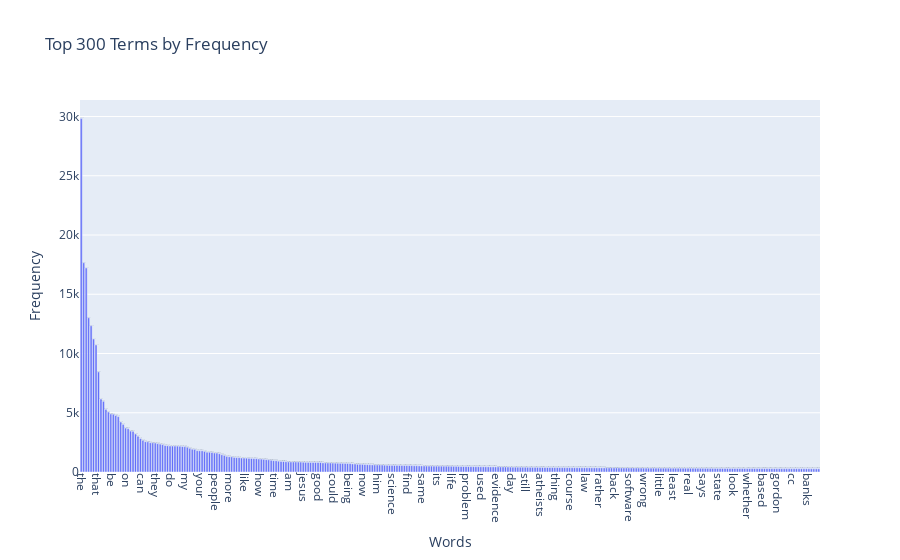

Notebook code for this chart:
### Markdown cell above
### >>> **Exercise 14 (take home):** 
Additionally, you can attempt to sort the terms on the `x-axis` by frequency instead of in alphabetical order. This way the visualization is more meaninfgul and you will be able to observe the so called [long tail](https://en.wikipedia.org/wiki/Long_tail) (get familiar with this term since it will appear a lot in data mining and other statistics courses). see picture below

![alt txt](https://upload.wikimedia.org/wikipedia/commons/thumb/8/8a/Long_tail.svg/1000px-Long_tail.svg.png)

### Code cell
# Answer here
import plotly.express as px
import pandas as pd
import numpy as np

# 假設 term_frequencies 和 count_vect 已經定義

# 計算每個詞的頻率
word_frequencies = np.asarray(X_counts.sum(axis=0)).flatten()

# 根據頻率排序詞彙
sorted_indices = np.argsort(word_frequencies)[::-1]  # 逆向排序，從高到低
sorted_terms = count_vect.get_feature_names_out()[sorted_indices]
sorted_frequencies = word_frequencies[sorted_indices]

# 創建 DataFrame 來進行可視化
df_sorted = pd.DataFrame({
    'Term': sorted_terms[:300],  # 顯示前 300 個詞
    'Frequency': sorted_frequencies[:300]  # 對應的頻率
})

# 使用 Plotly 畫條形圖
fig = px.bar(df_sorted, 
             x='Term', 
             y='Frequency', 
             title='Top 300 Terms by Frequency', 
             labels={'Term': 'Words', 'Frequency': 'Frequency'},
             text='Frequency')  # 在條形上顯示頻率

# 調整 X 軸標籤的顯示角度
fig.update_xaxes(tickangle=90)

# 顯示圖表
fig.show()

### Figure 1 — Plotly figure (JSON) as saved in the notebook; plotly's stock layout.template omitted (floating-point values rounded to 4 significant figures; data arrays with more than 128 entries replaced by an {"elided": "..."} marker saying what was removed)
{"data": [{"hovertemplate": "Words=%{x}<br>Frequency=%{text}<extra></extra>", "legendgroup": "", "marker": {"color": "#636efa", "pattern": {"shape": ""}}, "name": "", "orientation": "v", "showlegend": false, "text": {"elided": "300 float values"}, "textposition": "auto", "type": "bar", "x": {"elided": "300 str values"}, "xaxis": "x", "y": {"elided": "300 int values"}, "yaxis": "y"}], "layout": {"barmode": "relative", "legend": {"tracegroupgap": 0}, "title": {"text": "Top 300 Terms by Frequency"}, "xaxis": {"anchor": "y", "domain": [0, 1], "tickangle": 90, "title": {"text": "Words"}}, "yaxis": {"anchor": "x", "domain": [0, 1], "title": {"text": "Frequency"}}}}
